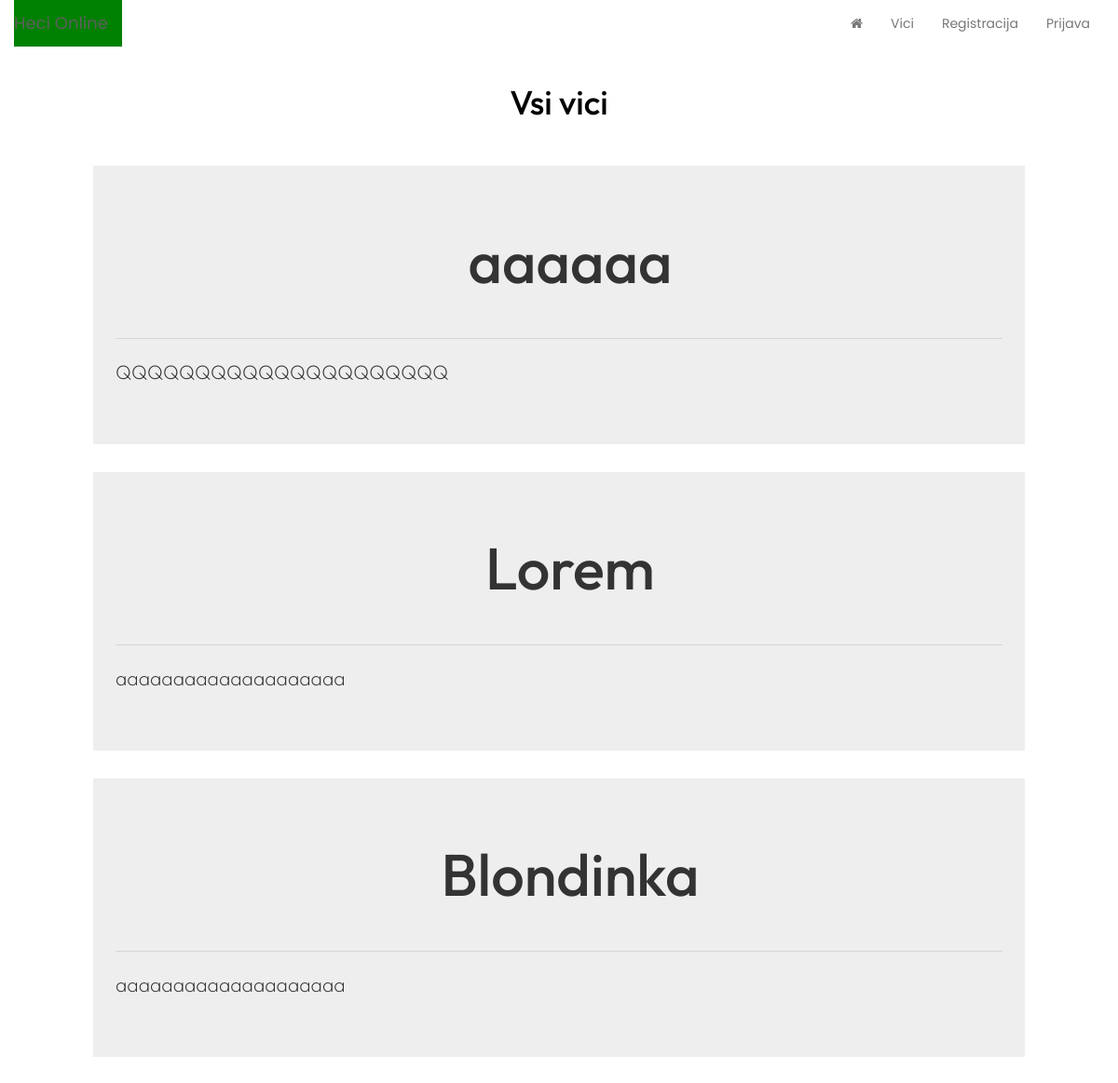
The app's page /stran/index.php?stran=vsiVici with its own data.
### tables this page shows
CREATE TABLE `vic` (
  `id` int(10) NOT NULL,
  `naslov` varchar(60) NOT NULL,
  `vsebina` varchar(255) NOT NULL,
  `dodano` datetime DEFAULT current_timestamp(),
  `id_user` int(10) NOT NULL,
  `id_kategorije` int(10) NOT NULL,
  `datumSpremembe` datetime DEFAULT NULL
);

### stran/index.php (called while the page is built, shortened)
<?php
if (isset($_GET['stran'])){
	if (($_GET['stran']=="registracija")){
		include 'template/registracija.html.php';
	} else if ($_GET['stran']=="prijava" && !isset($_SESSION['user'])){
		include 'template/prijava.html.php';
  }
  else if(($_GET['stran']=="odjava")) {
    include 'template/odjava.html.php';
  }
  else if(($_GET['stran']=="admin" && isset($_SESSION['user']))) {
    include 'template/admin.html.php';
  }
  else if(($_GET['stran']=="dodajVic" && isset($_SESSION['user']))) {
    include 'template/dodajVic.html.php';
  }
  else if($_GET['stran'] == "vsiVici") {
    include "template/vsiVici.html.php";
  }
} else {
  include 'template/index.html.php';
}
?>

### model.php (the view, shortened to what this page needs)
<?php
    function vrniVseVice() {
        $vsiVici = "SELECT * FROM VIC ORDER BY ID DESC";
        $res = mysqli_query(mysqli_connect('localhost', 'janrk', '12345678', 'nrsa'), $vsiVici);
        if ($res) {
            while ($row = mysqli_fetch_assoc($res)) {
                echo '<div class="jumbotron">';
                echo '<h1 class="display-4">' . $row['naslov'] . '</h1>';
                echo '<hr class="my-4">';
                echo '<p>' . $row['vsebina'] .'</p>';
                echo '</div>';
            }
        }
    }
?>

### model.php (style rules this page uses)
.jumbotron { width: 1000px; }
.display-4, p { margin-left: 3vh; font-family: Outfit, sans-serif; }
hr { margin-left: 3vh; margin-right: 3vh; }

### stran/template/vsiVici.html.php (style rules this page uses)
h1 { text-align: center; font-family: Outfit, sans-serif; color: black; margin-bottom: 6vh; }

### records on screen
vic: naslov "aaaaaa", vsebina "QQQQQQQQQQQQQQQQQQQQQ"
vic: naslov "Lorem", vsebina "aaaaaaaaaaaaaaaaaaaa"
vic: naslov "Blondinka", vsebina "aaaaaaaaaaaaaaaaaaaa"
